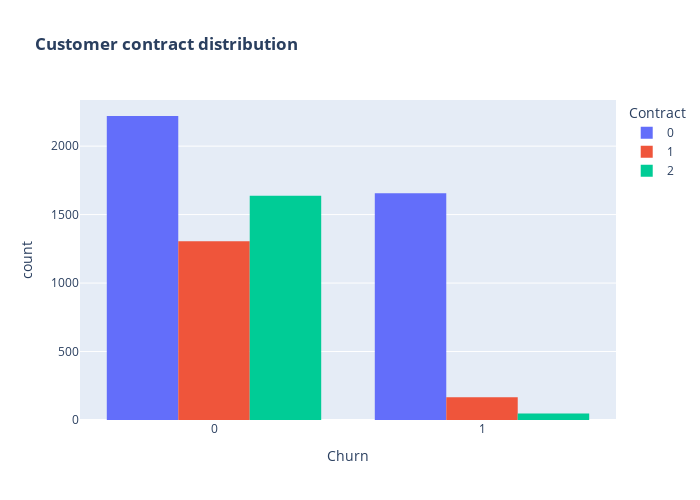

This figure's notebook cell:
### Markdown cell above
#### Customers with monthly contract are more likely to churn

### Code cell
import plotly.express as px

fig = px.histogram(data, x="Churn", color = "Contract", barmode = "group", 
                   title = "<b>Customer contract distribution<b>").update_layout(width=700, height=500, bargap=0.2)
fig.show()

### Figure 1 — Plotly figure (JSON) as saved in the notebook; plotly's stock layout.template omitted (floating-point values rounded to 4 significant figures; data arrays with more than 128 entries replaced by an {"elided": "..."} marker saying what was removed)
{"data": [{"alignmentgroup": "True", "bingroup": "x", "hovertemplate": "Contract=0<br>Churn=%{x}<br>count=%{y}<extra></extra>", "legendgroup": "0", "marker": {"color": "#636efa", "pattern": {"shape": ""}}, "name": "0", "offsetgroup": "0", "orientation": "v", "showlegend": true, "type": "histogram", "x": {"elided": "3875 int values"}, "xaxis": "x", "yaxis": "y"}, {"alignmentgroup": "True", "bingroup": "x", "hovertemplate": "Contract=1<br>Churn=%{x}<br>count=%{y}<extra></extra>", "legendgroup": "1", "marker": {"color": "#EF553B", "pattern": {"shape": ""}}, "name": "1", "offsetgroup": "1", "orientation": "v", "showlegend": true, "type": "histogram", "x": {"elided": "1472 int values"}, "xaxis": "x", "yaxis": "y"}, {"alignmentgroup": "True", "bingroup": "x", "hovertemplate": "Contract=2<br>Churn=%{x}<br>count=%{y}<extra></extra>", "legendgroup": "2", "marker": {"color": "#00cc96", "pattern": {"shape": ""}}, "name": "2", "offsetgroup": "2", "orientation": "v", "showlegend": true, "type": "histogram", "x": {"elided": "1685 int values"}, "xaxis": "x", "yaxis": "y"}], "layout": {"bargap": 0.2, "barmode": "group", "height": 500, "legend": {"title": {"text": "Contract"}, "tracegroupgap": 0}, "title": {"text": "<b>Customer contract distribution<b>"}, "width": 700, "xaxis": {"anchor": "y", "domain": [0, 1], "title": {"text": "Churn"}}, "yaxis": {"anchor": "x", "domain": [0, 1], "title": {"text": "count"}}}}
